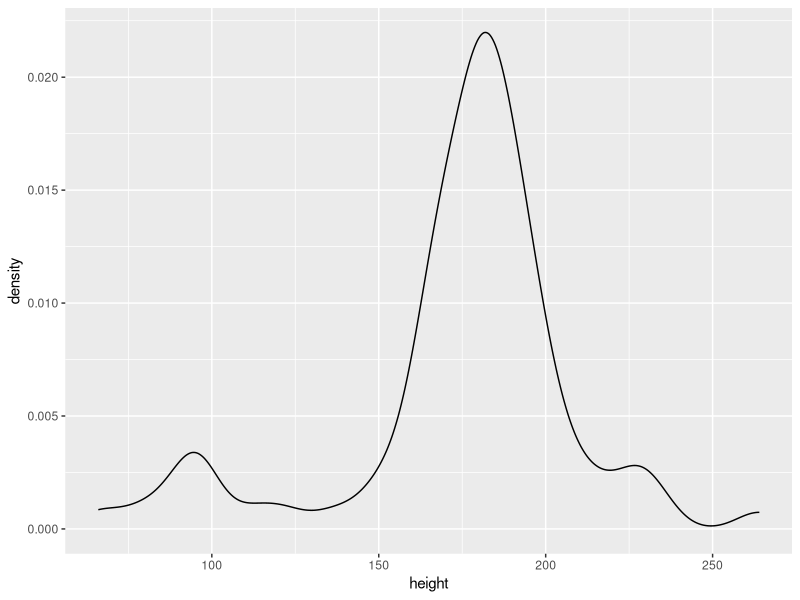
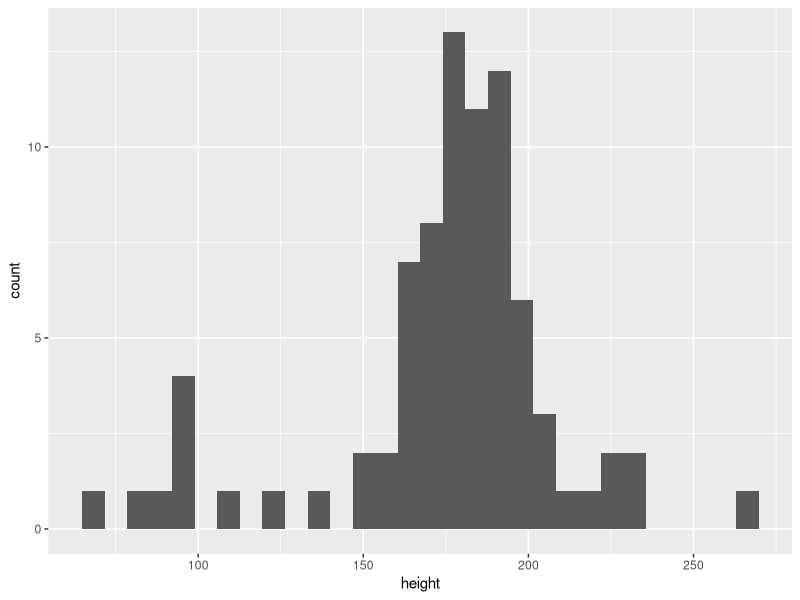
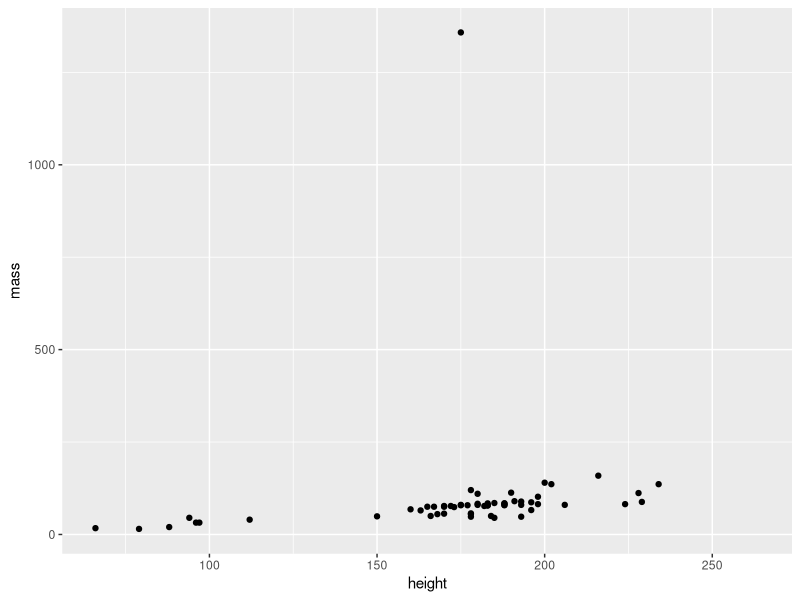

R code for these plots, in order:
## ---- chunk 1
if (!require(tidyverse)) install.packages('tidyverse')
library(tidyverse)

knitr::opts_chunk$set(echo = TRUE)
## ---- chunk 2
starwars %>% 
  ggplot(aes(x = height)) +
  geom_density()
## ---- chunk 3
starwars
## ---- chunk 4
starwars %>% 
  select(name, height, sex, homeworld)
## ---- chunk 5

## ---- chunk 6
starwars %>% 
  select(name, height, sex, homeworld, )
## ---- chunk 7
starwars %>% 
  filter(sex == "female")
## ---- chunk 8
starwars %>% 
  filter(sex == "female",
         height > 172)
## ---- chunk 9
starwars %>% 
  ggplot(aes(x = height)) +
  geom_histogram()
## ---- chunk 10
starwars %>% 
  ggplot(aes(x = height, y = mass)) +
  geom_point()
